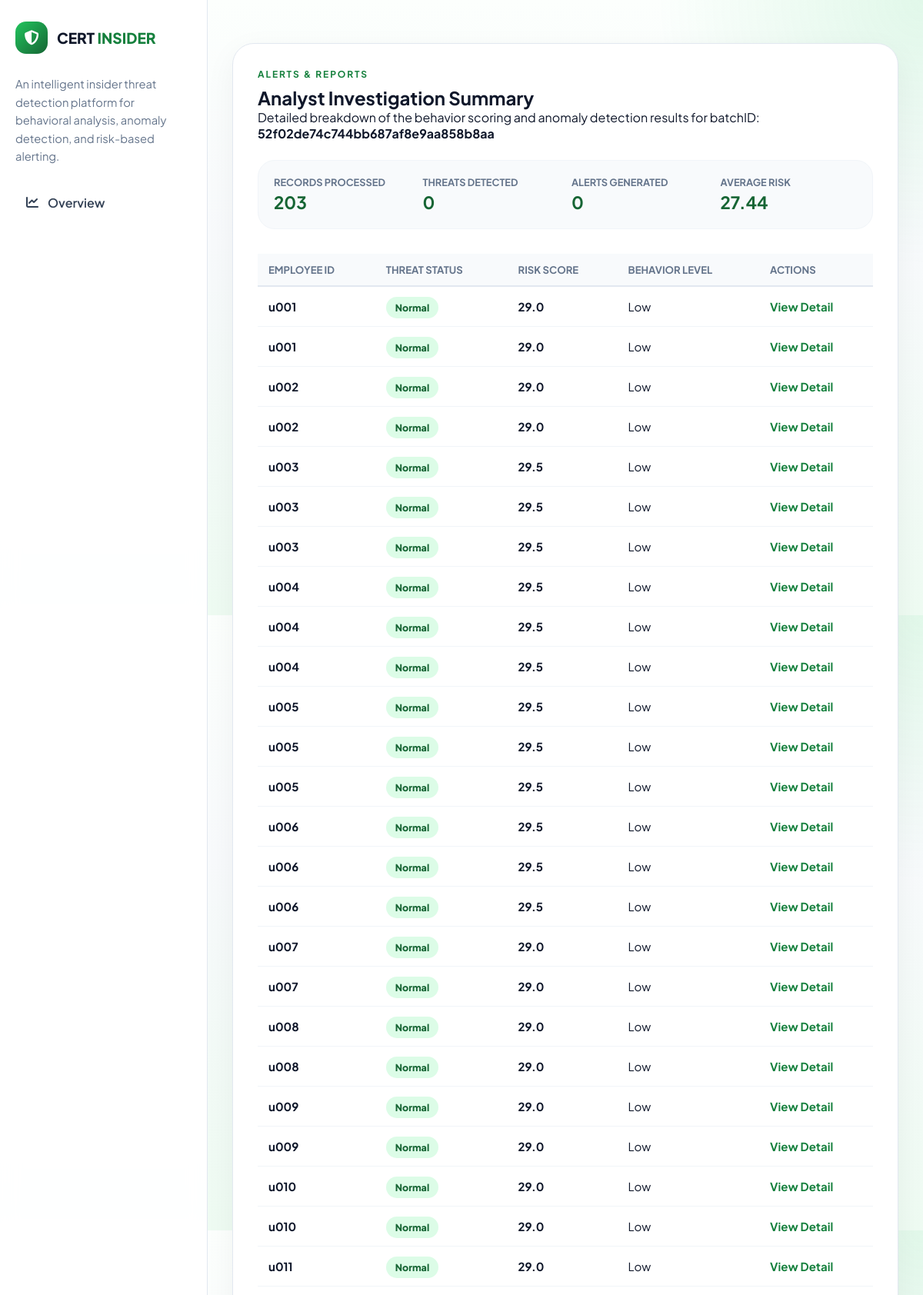
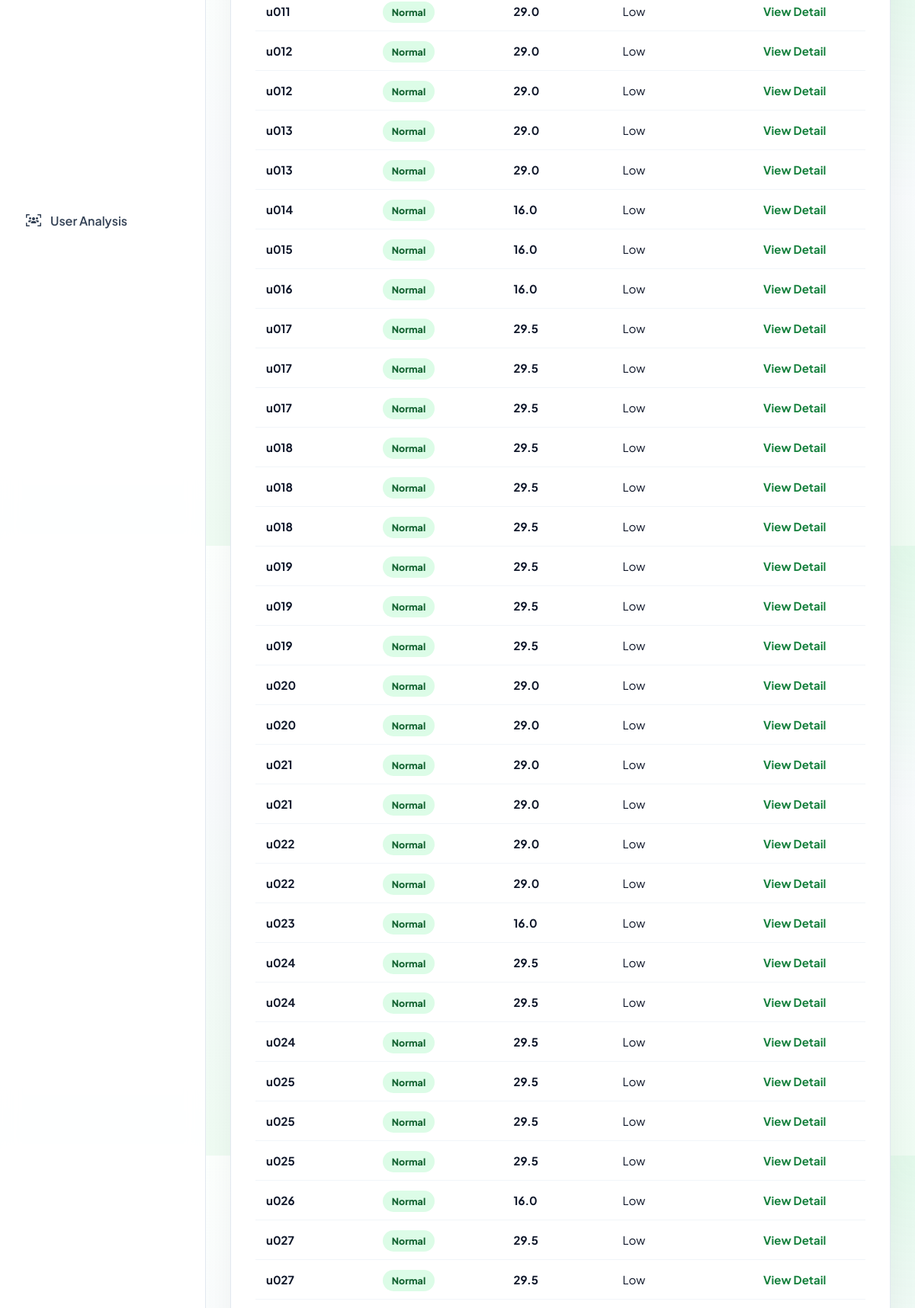
Page /results?batch_id=52f02de74c744bb687af8e9aa858b8aa (signed in, upper part) on the committed database (2 pictures, top to bottom).
### models/user.py (models this page shows, shortened)
class User(db.Model):
    __tablename__ = "users"
    id = db.Column(db.Integer, primary_key=True)
    username = db.Column(db.String(80), unique=True, nullable=False, index=True)
    email = db.Column(db.String(120), unique=True, nullable=False, index=True)
    password_hash = db.Column(db.String(255), nullable=False)
    first_name = db.Column(db.String(100), nullable=True)
    last_name = db.Column(db.String(100), nullable=True)
    role = db.Column(db.String(50), nullable=False, default="analyst")
    created_at = db.Column(db.DateTime, nullable=False, server_default=func.now())
    logs = db.relationship("Log", back_populates="user", lazy=True)

### app.py (the view)
    @app.route("/results", methods=["GET"])
    @_login_required
    def results():
        batch_id = request.args.get("batch_id")
        if not batch_id:
            batch_id, _ = _latest_batch_logs()
        if not batch_id:
            return render_template("results.html", summary=None, rows=[], batch_id=None)
        logs = (
            Log.query.filter_by(batch_id=batch_id)
            .order_by(Log.id.asc())
            .all()
        )
        rows = [_serialize_result_row(log) for log in logs]
        summary = {
            "Records Processed": len(rows),
            "Threats Detected": sum(1 for log in logs if log.anomaly_flag),
            "Alerts Generated": sum(1 for log in logs if log.risk_score and log.risk_score.score >= ALERT_THRESHOLD),
            "Average Risk": round(
                sum(log.risk_score.score for log in logs if log.risk_score) / max(len(rows), 1),
                2,
            ),
        }
        return render_template("results.html", summary=summary, rows=rows, batch_id=batch_id)

### app.py (called while the page is built)
def _current_user():
    user_id = session.get("user_id")
    if not user_id:
        return None
    return db.session.get(User, user_id)

def _login_required(view):
    @wraps(view)
    def wrapped_view(*args, **kwargs):
        if _current_user() is None:
            flash("Please sign in to continue.", "error")
            return redirect(url_for("login_page"))
        return view(*args, **kwargs)
    return wrapped_view

def _serialize_result_row(log: Log) -> dict:
    user = log.user.username if log.user else str(log.user_id)
    score = log.risk_score.score if log.risk_score else 0.0
    return {
        "user": user,
        "login_frequency": round(float(log.login_frequency), 2),
        "after_hours_activity": round(float(log.after_hours_activity), 2),
        "night_login_count": round(float(log.night_login_count), 2),
        "file_access_count": round(float(log.file_access_count), 2),
        "email_activity_count": round(float(log.email_activity_count), 2),
        "usb_usage_count": round(float(log.usb_usage_count), 2),
        "threat_level": str(log.threat_level).title(),
        "risk_score": round(float(score), 2),
        "status": "Threat" if log.anomaly_flag else "Normal",
    }

def _latest_batch_logs():
    latest_log = Log.query.order_by(Log.created_at.desc(), Log.id.desc()).first()
    if latest_log is None:
        return None, []
    batch_logs = (
        Log.query.filter_by(batch_id=latest_log.batch_id)
        .order_by(Log.id.asc())
        .all()
    )
    return latest_log.batch_id, batch_logs

### templates/results.html (shortened to what this page needs)
{% extends "base.html" %}
{% block content %}
    <div class="report-card">
        <div class="eyebrow">Alerts & Reports</div>
        <h2>Analyst Investigation Summary</h2>
        <p style="margin-bottom: 24px;">Detailed breakdown of the behavior scoring and anomaly detection results for batchID: <strong>{{ batch_id if batch_id else 'N/A' }}</strong></p>
        {% if summary %}
        <div class="stat-bar">
            {% for label, val in summary.items() %}
            <div class="stat-box">
                <span>{{ label }}</span>
                <strong>{{ val }}</strong>
            </div>
            {% endfor %}
        </div>
        {% endif %}
        {% if rows %}
        <div style="overflow-x: auto;">
            <table>
                <thead>
                    <tr>
                        <th>Employee ID</th>
                        <th>Threat Status</th>
                        <th>Risk Score</th>
                        <th>Behavior Level</th>
                        <th>Actions</th>
                    </tr>
                </thead>
                <tbody>
                    {% for row in rows %}
                    <tr>
                        <td><strong>{{ row.user }}</strong></td>
                        <td>
                            <span class="tag {{ 'threat' if row.status == 'Threat' else 'normal' }}">
                                {{ row.status }}
                            </span>
                        </td>
                        <td><strong>{{ row.risk_score }}</strong></td>
                        <td>{{ row.threat_level }}</td>
                        <td>
                            <a href="#" style="color: var(--green-600); font-weight: 700; text-decoration: none;">View Detail</a>
                        </td>
                    </tr>
                    {% endfor %}
                </tbody>
            </table>
        </div>
        {% else %}
        <div style="text-align: center; padding: 60px;">
            <i class="fas fa-folder-open" style="font-size: 3rem; color: var(--slate-200); margin-bottom: 16px;"></i>
            <p>No results found for this batch. Please process a dataset first.</p>
        </div>
        {% endif %}
    </div>
{% endblock %}

### rows in the picture
User: user "u001", status "Normal", risk_score "29.0", threat_level "Low"
User: user "u002", status "Normal", risk_score "29.0", threat_level "Low"
User: user "u003", status "Normal", risk_score "29.5", threat_level "Low"
User: user "u004", status "Normal", risk_score "29.5", threat_level "Low"
User: user "u005", status "Normal", risk_score "29.5", threat_level "Low"
User: user "u006", status "Normal", risk_score "29.5", threat_level "Low"
User: user "u007", status "Normal", risk_score "29.0", threat_level "Low"
User: user "u008", status "Normal", risk_score "29.0", threat_level "Low"
User: user "u009", status "Normal", risk_score "29.0", threat_level "Low"
User: user "u010", status "Normal", risk_score "29.0", threat_level "Low"
User: user "u011", status "Normal", risk_score "29.0", threat_level "Low"
User: user "u012", status "Normal", risk_score "29.0", threat_level "Low"
User: user "u013", status "Normal", risk_score "29.0", threat_level "Low"
User: user "u014", status "Normal", risk_score "16.0", threat_level "Low"
User: user "u015", status "Normal", risk_score "16.0", threat_level "Low"
User: user "u016", status "Normal", risk_score "16.0", threat_level "Low"
User: user "u017", status "Normal", risk_score "29.5", threat_level "Low"
User: user "u018", status "Normal", risk_score "29.5", threat_level "Low"
User: user "u019", status "Normal", risk_score "29.5", threat_level "Low"
User: user "u020", status "Normal", risk_score "29.0", threat_level "Low"
User: user "u021", status "Normal", risk_score "29.0", threat_level "Low"
User: user "u022", status "Normal", risk_score "29.0", threat_level "Low"
User: user "u023", status "Normal", risk_score "16.0", threat_level "Low"
User: user "u024", status "Normal", risk_score "29.5", threat_level "Low"
User: user "u025", status "Normal", risk_score "29.5", threat_level "Low"
User: user "u026", status "Normal", risk_score "16.0", threat_level "Low"
User: user "u027", status "Normal", risk_score "29.5", threat_level "Low"

### other values in the picture
{{ batch_id if batch_id else 'N/A' }} "52f02de74c744bb687af8e9aa858b8aa"
{{ label }} "RECORDS PROCESSED" "THREATS DETECTED" "ALERTS GENERATED" "AVERAGE RISK"
{{ val }} "203" "0" "0" "27.44"
